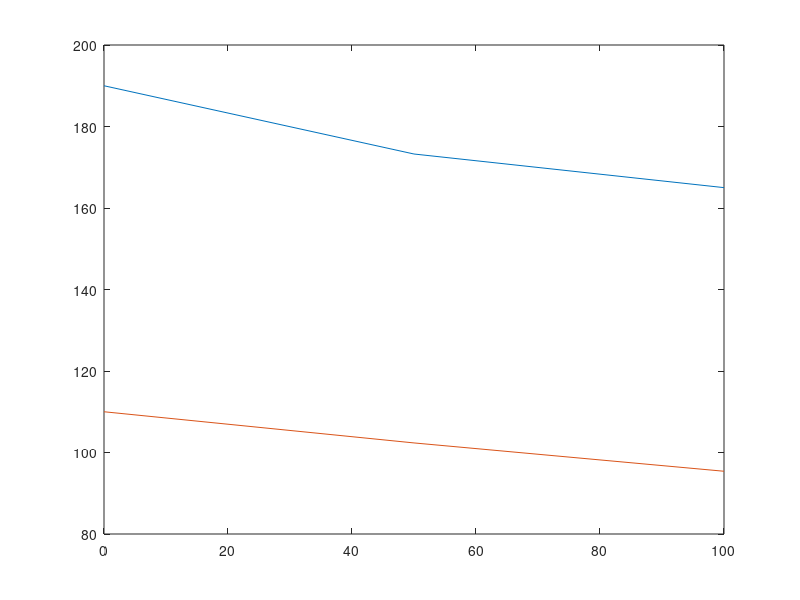

Reproduce this figure in MATLAB.

% hot flow = .192
% cold flow = .4087

x = [0 50 100];
hot = .0017*(x.^2) - .42*(x) + 190;
cold = .00014*(x.^2) - .16*(x) + 110;
plot(x,hot, x, cold);